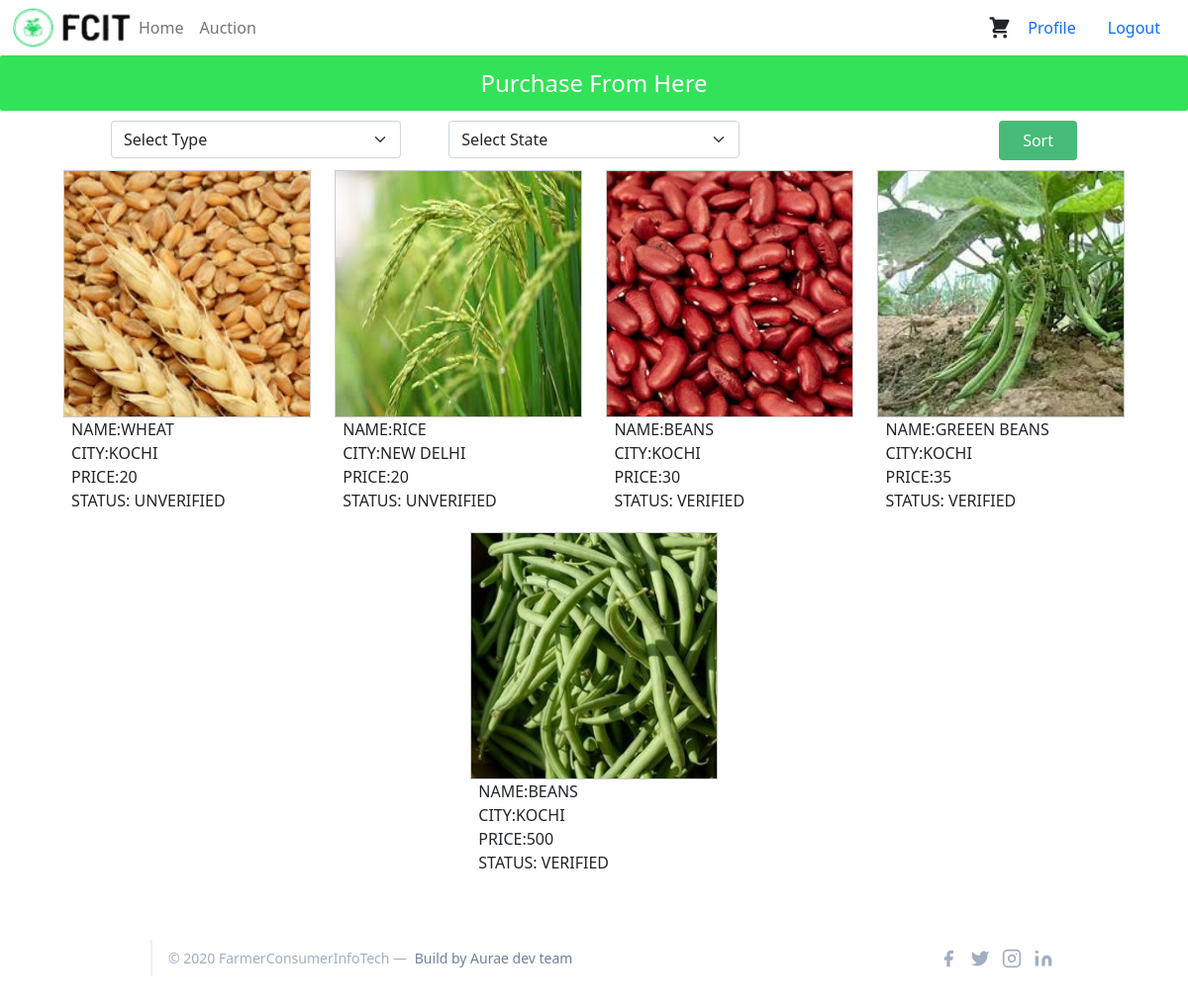
The app's page /hakV6/hakV6/Index/LandingPage.php (signed in) with its own data.
### tables this page shows
CREATE TABLE IF NOT EXISTS `product` (
  `Product_ID` int(11) NOT NULL AUTO_INCREMENT,
  `Name` varchar(200) NOT NULL,
  `Type` varchar(200) NOT NULL,
  `Stock` varchar(200) NOT NULL,
  `Price` varchar(200) NOT NULL,
  `Description` varchar(200) NOT NULL,
  `Image` varchar(200) NOT NULL,
  `Farmer_ID` int(11) NOT NULL,
  `AFlag` varchar(200) NOT NULL,
  PRIMARY KEY (`Product_ID`),
  KEY `Farmer_ID` (`Farmer_ID`)
);

CREATE TABLE IF NOT EXISTS `farmerdetails` (
  `FarmerID` int(11) NOT NULL AUTO_INCREMENT,
  `Fname` varchar(200) NOT NULL,
  `City` varchar(200) NOT NULL,
  `Password` varchar(200) NOT NULL,
  `State` varchar(200) NOT NULL,
  `Status` varchar(200) NOT NULL,
  `Phone` varchar(200) NOT NULL,
  `Email` varchar(200) NOT NULL,
  `KisanID` varchar(200) NOT NULL,
  `Address` varchar(200) NOT NULL,
  PRIMARY KEY (`FarmerID`)
);

### hakV6/hakV6/Index/LandingPage.php (the view, shortened to what this page needs)
<?php
   	$servername="localhost";
	$username="root";
	$password="";
	$dbname="hackathon";
	$con=mysqli_connect($servername,$username,$password,$dbname);
    $mysqli= new mysqli('localhost','root','','hackathon') or die(mysqli_error($mysqli));
                if(isset($_SESSION['a']))
                {
                  if(isset($_POST['Sort']))
                  {
                      $pty = $_POST['ptypes'];
                      $sta = $_POST['state'];
                      if($pty == 'none' && $sta == 'none')
                          $result= $mysqli->query("SELECT product.*,farmerdetails.City FROM product JOIN farmerdetails ON product.Farmer_ID=farmerdetails.FarmerID WHERE AFlag='0'") or die($mysqli->error);
                      else if($pty=='none' && $sta != 'none')
                          $result= $mysqli->query("SELECT product.*,farmerdetails.City FROM product JOIN farmerdetails ON product.Farmer_ID=farmerdetails.FarmerID WHERE AFlag='0' AND farmerdetails.State='$sta' ") or die($mysqli->error);
                      else if($sta == 'none' && $pty != 'none')
                          $result= $mysqli->query("SELECT product.*,farmerdetails.City FROM product JOIN farmerdetails ON product.Farmer_ID=farmerdetails.FarmerID WHERE AFlag='0' AND product.Type='$pty' ") or die($mysqli->error);
                      else
                          $result= $mysqli->query("SELECT product.*,farmerdetails.City FROM product JOIN farmerdetails ON product.Farmer_ID=farmerdetails.FarmerID WHERE AFlag='0' AND product.Type='$pty' AND farmerdetails.State='$sta' ") or die($mysqli->error);
                  }
                  else
                    {
                    $sql="SELECT product.*,farmerdetails.City, farmerdetails.Status FROM product JOIN farmerdetails ON product.Farmer_ID=farmerdetails.FarmerID WHERE AFlag='0'";
                    $result=mysqli_query($con,$sql);   }
                 }
                else
                {
                    header("location:..\Login\ConsumerLogin.php");
                }
?>
<!DOCTYPE html>
<html lang="en">
<link href="https://cdn.jsdelivr.net/npm/bootstrap@5.0.0-beta3/dist/css/bootstrap.min.css" rel="stylesheet">
<link href="https://unpkg.com/tailwindcss@^1.0/dist/tailwind.min.css" rel="stylesheet">
<head>
</head>
<body>
<nav class="navbar navbar-expand-lg navbar-light bg-white" style="background-color: #e3f2fd;">
  <div class="container-fluid">
  <a href="LandingPage.php"><img src="images/logo.png" style="width:120px;height:40px;" /></a>
    <div class="collapse navbar-collapse" id="navbarNavAltMarkup">
      <div class="navbar-nav mr-auto">
        <a class="nav-link" href="LandingPage.php">Home</a>
        <a class="nav-link" href="Auction.php">Auction</a>
      </div>
      <a class="nav-link" href="..\Profile\profile.php">Profile</a>
      <a class="nav-link" href="Logout.php">Logout</a>
    </div>
  </div>
</nav>
<link rel="stylesheet" href="css/style-2.css?v=<?php echo time(); ?>">
<div id="gridview">
<div class="heading" style="background: rgb(50, 226, 88);">Purchase From Here</div>
<div class="container px-4">
<form action="" method="POST" >
  <div class="row gx-5">
  <div class="col">
  <select name="ptypes" class="form-select" aria-label="Default select example">
   <option value="none" default>Select Type</option>
  </select>
  </div>
  <div class="col">
  <select name="state" class="form-select" aria-label="Default select example">
   <option value="none">Select State</option>
  </select>
  </div>
  <div class="col">
    <button type="submit" name="Sort" class="flex ml-auto text-white bg-green-500 border-0 py-2 px-6 focus:outline-none hover:bg-indigo-600 rounded">Sort</button>
  </div>
 </div>
 </form>
</div>
<?php
  while($rows=$result->fetch_assoc())
  {
    ?>
  <div class="image">
      <a href="ProductView.php?proid=<?php echo $rows['Product_ID'];?>"><img src="<?php echo $rows['Image'];?>" style="height:250px;width:250px;"/></a>
        <div class="home-product-bottom">
          <p style="text-transform: uppercase;font-weight: 500;text-align:left;"> &nbsp Name:<?php echo $rows['Name'];?></p>
          <p style="text-transform: uppercase;font-weight: 500;text-align:left;">&nbsp City:<?php echo $rows['City'];?></p>
          <p style="text-transform: uppercase;font-weight: 500;text-align:left;">&nbsp Price:<?php echo $rows['Price'];?></p>
          <p style="text-transform: uppercase;font-weight: 500;text-align:left;">&nbsp Status: <?php echo $rows['Status'];?></p>
        </div>
  </div>
  <?php
      }
  ?>
</div>
<footer class="text-gray-600 body-font">
    <div class="container px-5 py-8 mx-auto flex items-center sm:flex-row flex-col">
      <p class="text-sm text-gray-500 sm:ml-4 sm:pl-4 sm:border-l-2 sm:border-gray-200 sm:py-2 sm:mt-0 mt-4">© 2020 FarmerConsumerInfoTech —
        <a class="text-gray-600 ml-1" rel="noopener noreferrer" target="_blank">Build by Aurae dev team</a>
      </p>
      <span class="inline-flex sm:ml-auto sm:mt-0 mt-4 justify-center sm:justify-start">
        <a class="text-gray-500">
          <svg fill="currentColor" stroke-linecap="round" stroke-linejoin="round" stroke-width="2" class="w-5 h-5" viewBox="0 0 24 24">
            <path d="M18 2h-3a5 5 0 00-5 5v3H7v4h3v8h4v-8h3l1-4h-4V7a1 1 0 011-1h3z"></path>
          </svg>
        </a>
        <a class="ml-3 text-gray-500">
          <svg fill="currentColor" stroke-linecap="round" stroke-linejoin="round" stroke-width="2" class="w-5 h-5" viewBox="0 0 24 24">
            <path d="M23 3a10.9 10.9 0 01-3.14 1.53 4.48 4.48 0 00-7.86 3v1A10.66 10.66 0 013 4s-4 9 5 13a11.64 11.64 0 01-7 2c9 5 20 0 20-11.5a4.5 4.5 0 00-.08-.83A7.72 7.72 0 0023 3z"></path>
          </svg>
        </a>
        <a class="ml-3 text-gray-500">
          <svg fill="none" stroke="currentColor" stroke-linecap="round" stroke-linejoin="round" stroke-width="2" class="w-5 h-5" viewBox="0 0 24 24">
            <rect width="20" height="20" x="2" y="2" rx="5" ry="5"></rect>
            <path d="M16 11.37A4 4 0 1112.63 8 4 4 0 0116 11.37zm1.5-4.87h.01"></path>
          </svg>
        </a>
        <a class="ml-3 text-gray-500">
          <svg fill="currentColor" stroke="currentColor" stroke-linecap="round" stroke-linejoin="round" stroke-width="0" class="w-5 h-5" viewBox="0 0 24 24">
            <path stroke="none" d="M16 8a6 6 0 016 6v7h-4v-7a2 2 0 00-2-2 2 2 0 00-2 2v7h-4v-7a6 6 0 016-6zM2 9h4v12H2z"></path>
            <circle cx="4" cy="4" r="2" stroke="none"></circle>
          </svg>
        </a>
      </span>
    </div>
  </footer>
</body>
</html>

### hakV6/hakV6/Index/css/style-2.css (style rules this page uses)
#gridview { text-align:center; }
div.image { margin: 10px; display: inline-block; }
div.image img { width: 100%; height: auto; border: 1px solid #ccc; }
.heading { padding: 10px 10px; border-radius: 2px; color: #FFF; background: rgb(50, 226, 88); margin-bottom:10px; font-size: 1.5em; }
@media screen and (min-width: 1044px) and (max-width: 1224px) { div.image { width: 250px; } }

### records on screen
product: Image (picture), Name "WHEAT", Farmer_ID.City "KOCHI", Price "20", Farmer_ID.Status "UNVERIFIED"
product: Image (picture), Name "RICE", Farmer_ID.City "NEW DELHI", Price "20", Farmer_ID.Status "UNVERIFIED"
product: Image (picture), Name "BEANS", Farmer_ID.City "KOCHI", Price "30", Farmer_ID.Status "VERIFIED"
product: Image (picture), Name "GREEEN BEANS", Farmer_ID.City "KOCHI", Price "35", Farmer_ID.Status "VERIFIED"
product: Image (picture), Name "BEANS", Farmer_ID.City "KOCHI", Price "500", Farmer_ID.Status "VERIFIED"
